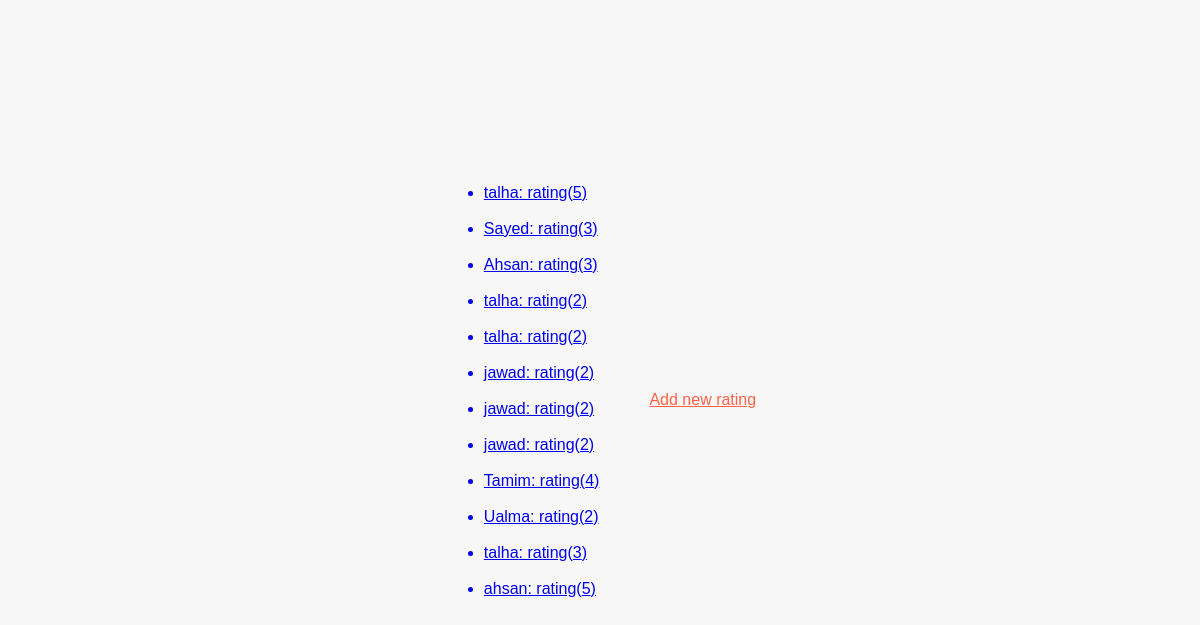
Page /review-list on the committed database.
### review/models.py (models this page shows)
class reviewModel(models.Model):
    username=models.CharField(max_length=200)
    review=models.TextField()
    rating=models.IntegerField(validators=[MinValueValidator(0),MaxValueValidator(5)])

### review/views.py (the view)
# urls.py: path('review-list',views.reviewList.as_view(),name='review_list'),
class reviewList(TemplateView):
      template_name='reviewList.html'
      def get_context_data(self, **kwargs) -> dict[str, any]:
          context = super().get_context_data(**kwargs)
          context["reviews"] = reviewModel.objects.all()
          return context

### review/templates/reviewList.html (shortened to what this page needs)
{% extends "base.html" %}
{% block content %}
  <ul>
    {% for review in reviews %}
      <a href="{% url 'single_review' review.id %}"><li>{{review.username}}: rating({{review.rating}})</li><br></a>
  {% endfor %}
  </ul>
{% endblock content %}
{% block footer %}
<a href="{% url 'add_rating' %}" style="color:tomato;margin-left: 50px;">Add new rating</a>
{% endblock footer %}

### review/templates/base.html (shortened to what this page needs)
{% load static %}
<!DOCTYPE html>
<html lang="en">
<head>
     <link rel="stylesheet" href='{% static "style.css" %}'>
</head>
<body>
    {% block content %}{% endblock content %}
</body>
<footer>
    {% block footer %}
    {% endblock footer %}
</footer>
</html>

### review/static/style.css (style rules this page uses)
body { font-family: Arial, sans-serif; background-color: #f7f7f7; margin: 0; padding: 0; display: flex; justify-content: center; align-items: center; height: 100vh; }

### rows in the picture
reviewModel: username "talha", rating "5"
reviewModel: username "Sayed", rating "3"
reviewModel: username "Ahsan", rating "3"
reviewModel: username "talha", rating "2"
reviewModel: username "talha", rating "2"
reviewModel: username "jawad", rating "2"
reviewModel: username "jawad", rating "2"
reviewModel: username "jawad", rating "2"
reviewModel: username "Tamim", rating "4"
reviewModel: username "Ualma", rating "2"
reviewModel: username "talha", rating "3"
reviewModel: username "ahsan", rating "5"
